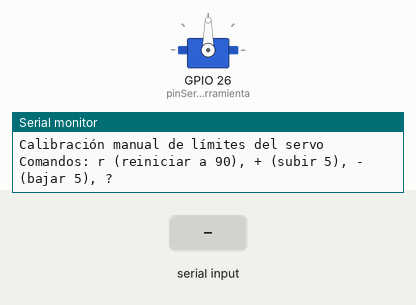
Bench run of a sketch on a simulated ESP32. Shown: servo, the last lines printed to the serial monitor. The inputs (shaded band) are chosen by the test bench.

Above: at 1.2 s.
1.3 s: "+\n" received over Serial
At 1.7 s:
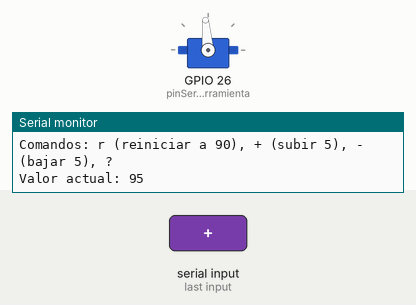
2.8 s: "+\n" received over Serial
At 4.0 s:
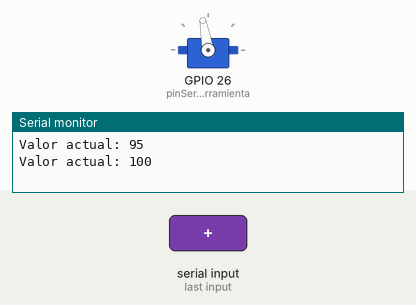
4.3 s: "r\n" received over Serial
At 5.2 s:
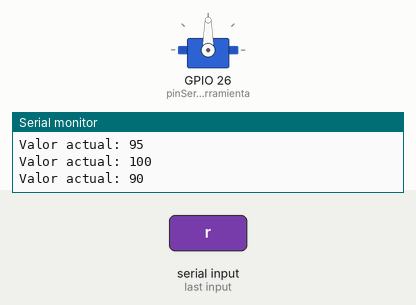
Timing chart, 0 to 7.3 s (numbered marks = the images above; inputs shaded):
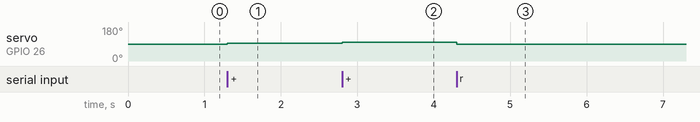

The sketch:

CalibracionServoHerramienta.ino
```cpp
// Proyecto Atta-Bot STEM
// Calibración manual de los límites del servo de la herramienta.
// Señal del servo: GPIO 26 (myServo, igual que CodigoESP32.ino).
//
// Abra el Monitor Serial a 115200 baudios y seleccione "Nueva línea".
// El programa inicia en 90. Pruebe un paso a la vez hasta encontrar los
// valores superior e inferior que la herramienta puede aceptar sin forzarla.
//
// Comandos:
//   r              reinicia en 90
//   +              aumenta 5 grados desde el valor actual
//   -              disminuye 5 grados desde el valor actual
//   ?              muestra esta ayuda
//
// "Herramienta" es el lápiz: el servo de GPIO 26 que CodigoESP32.ino mueve en el estado
// HERRAMIENTA (no el servo continuo de garra/grúa, GPIO 23). Los ángulos encontrados se
// guardan en el firmware principal con SET active (lápiz abajo), SET inactive (lápiz
// arriba) y SET neutral (al encender). Con el firmware principal también se pueden probar
// sin cargar este sketch: modo DEV y TEST <ángulo>.

#include <ESP32Servo.h>

const int pinServoHerramienta = 26;
const int valorInicial = 90;
const int valorMinimo = 0;
const int valorMaximo = 180;
const int pasoCalibracion = 5;

Servo servoHerramienta;
int valorActual = valorInicial;

//***************************************************************************************
// Mueve el servo a un ángulo (acotado a 0..180) e imprime el valor actual.
//
// @param nuevoValor Ángulo pedido en grados.
//***************************************************************************************
void moverServo(int nuevoValor) {
  valorActual = constrain(nuevoValor, valorMinimo, valorMaximo);
  servoHerramienta.write(valorActual);
  Serial.print("Valor actual: ");
  Serial.println(valorActual);
}

//***************************************************************************************
// Imprime la lista de comandos.
//***************************************************************************************
void imprimirAyuda() {
  Serial.println();
  Serial.println("Comandos: r (reiniciar a 90), + (subir 5), - (bajar 5), ?");
}

//***************************************************************************************
// Interpreta un comando del Monitor Serie: r, +, - o ?/ayuda.
//
// @param comando Línea recibida.
//***************************************************************************************
void procesarComando(String comando) {
  comando.trim();
  comando.toLowerCase();
  if (comando.length() == 0) return;

  if (comando == "r") {
    moverServo(valorInicial);
    return;
  }
  if (comando == "?" || comando == "ayuda") {
    imprimirAyuda();
    return;
  }

  if (comando == "+") {
    moverServo(valorActual + pasoCalibracion);
    return;
  }
  if (comando == "-") {
    moverServo(valorActual - pasoCalibracion);
    return;
  }

  Serial.println("Comando no reconocido.");
  imprimirAyuda();
}

//***************************************************************************************
// Inicia Serial y el servo (50 Hz, pulsos de 500 a 2400 us, como el firmware principal) en 90°.
//***************************************************************************************
void setup() {
  Serial.begin(115200);
  servoHerramienta.setPeriodHertz(50);
  // Mismo rango de pulsos que utiliza el firmware principal para myServo.
  servoHerramienta.attach(pinServoHerramienta, 500, 2400);
  moverServo(valorInicial);

  Serial.println("\nCalibración manual de límites del servo");
  imprimirAyuda();
}

//***************************************************************************************
// Lee una línea del Monitor Serie cuando llega y la procesa.
//***************************************************************************************
void loop() {
  if (Serial.available() > 0) {
    procesarComando(Serial.readStringUntil('\n'));
  }
}
```

Measured:
- after the input at 1.3 s, servo on GPIO 26 (pinServoHerramienta): 90° → 95° at once
- after the input at 2.8 s, servo on GPIO 26 (pinServoHerramienta): 95° → 100° at once
- after the input at 4.3 s, servo on GPIO 26 (pinServoHerramienta): 100° → 90° at once
